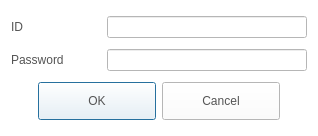
<?xml version="1.0" encoding="UTF-8"?>
<ui version="4.0">
 <class>LoginDialog</class>
 <widget class="QDialog" name="LoginDialog">
  <property name="geometry">
   <rect>
    <x>0</x>
    <y>0</y>
    <width>316</width>
    <height>136</height>
   </rect>
  </property>
  <property name="windowTitle">
   <string>Dialog</string>
  </property>
  <property name="styleSheet">
   <string notr="true">QLabel
{
	color: rgb(84, 84, 84);
	font: 14pt &quot;Segoe UI&quot;;
}
QPushButton
{
	color: rgb(84, 84, 84);
	font: 14pt &quot;Segoe UI&quot;;
}
QLineEdit
{
	color: rgb(84, 84, 84);
	font: 14pt &quot;Segoe UI&quot;;
}
QWidget
{
	background-color: rgb(255, 255, 255);
}</string>
  </property>
  <layout class="QVBoxLayout" name="verticalLayout">
   <item>
    <layout class="QHBoxLayout" name="horizontalLayout">
     <item>
      <widget class="QLabel" name="label">
       <property name="minimumSize">
        <size>
         <width>90</width>
         <height>0</height>
        </size>
       </property>
       <property name="maximumSize">
        <size>
         <width>90</width>
         <height>16777215</height>
        </size>
       </property>
       <property name="text">
        <string>ID</string>
       </property>
      </widget>
     </item>
     <item>
      <widget class="QLineEdit" name="lineEditID">
       <property name="minimumSize">
        <size>
         <width>200</width>
         <height>0</height>
        </size>
       </property>
       <property name="maximumSize">
        <size>
         <width>200</width>
         <height>16777215</height>
        </size>
       </property>
      </widget>
     </item>
    </layout>
   </item>
   <item>
    <layout class="QHBoxLayout" name="horizontalLayout_2">
     <item>
      <widget class="QLabel" name="label_2">
       <property name="minimumSize">
        <size>
         <width>90</width>
         <height>0</height>
        </size>
       </property>
       <property name="maximumSize">
        <size>
         <width>90</width>
         <height>16777215</height>
        </size>
       </property>
       <property name="text">
        <string>Password</string>
       </property>
      </widget>
     </item>
     <item>
      <widget class="QLineEdit" name="lineEditPW">
       <property name="minimumSize">
        <size>
         <width>200</width>
         <height>0</height>
        </size>
       </property>
       <property name="maximumSize">
        <size>
         <width>200</width>
         <height>16777215</height>
        </size>
       </property>
       <property name="echoMode">
        <enum>QLineEdit::Password</enum>
       </property>
      </widget>
     </item>
    </layout>
   </item>
   <item>
    <widget class="QDialogButtonBox" name="buttonBox">
     <property name="minimumSize">
      <size>
       <width>0</width>
       <height>0</height>
      </size>
     </property>
     <property name="styleSheet">
      <string notr="true">QPushButton
{
	border-image: url(&quot;:/resource/audiocd-popup-btn110-ok-n.png&quot;);
	width: 110px;
	height: 30px;
	color: rgb(84, 84, 84)
}

QPushButton:hover
{
 	border-image: url(&quot;:/resource/audiocd-popup-btn110-ok-h.png&quot;);
	width: 110px;
	height: 30px;	
	color: rgb(255, 255, 255)
}</string>
     </property>
     <property name="orientation">
      <enum>Qt::Horizontal</enum>
     </property>
     <property name="standardButtons">
      <set>QDialogButtonBox::Cancel|QDialogButtonBox::Ok</set>
     </property>
     <property name="centerButtons">
      <bool>true</bool>
     </property>
    </widget>
   </item>
  </layout>
 </widget>
 <resources/>
 <connections>
  <connection>
   <sender>buttonBox</sender>
   <signal>accepted()</signal>
   <receiver>LoginDialog</receiver>
   <slot>accept()</slot>
   <hints>
    <hint type="sourcelabel">
     <x>248</x>
     <y>254</y>
    </hint>
    <hint type="destinationlabel">
     <x>157</x>
     <y>274</y>
    </hint>
   </hints>
  </connection>
  <connection>
   <sender>buttonBox</sender>
   <signal>rejected()</signal>
   <receiver>LoginDialog</receiver>
   <slot>reject()</slot>
   <hints>
    <hint type="sourcelabel">
     <x>316</x>
     <y>260</y>
    </hint>
    <hint type="destinationlabel">
     <x>286</x>
     <y>274</y>
    </hint>
   </hints>
  </connection>
 </connections>
</ui>
